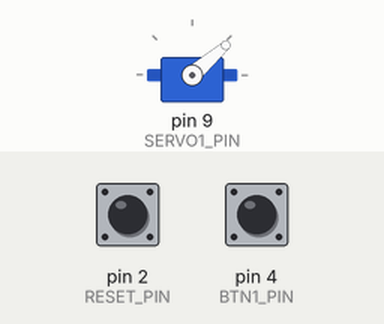
A sketch run on a simulated Arduino Uno, built with avr-gcc and run on an emulated ATmega328P. Parts: servo. The inputs (shaded band) are chosen by the test bench; at power-on: pin 2 (RESET_PIN) LOW, pin 4 (BTN1_PIN) LOW.

Above: at 2.05 s.
At 4.0 s:
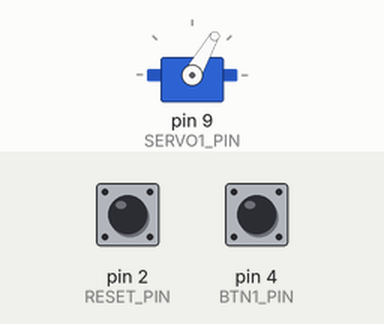
At 8.9 s:
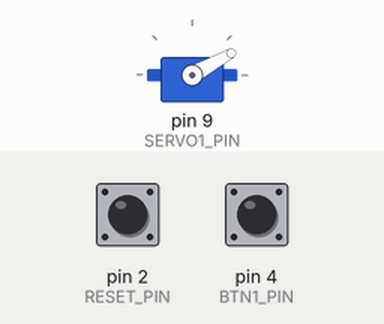
Timing chart, 0 to 12.4 s (numbered marks = the images above):
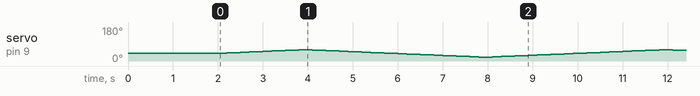

The sketch:

RandomizerGame.ino
```cpp
//Pins
#define SERVO1_PIN 9
#define RESET_PIN 2
#define BTN1_PIN 4

#define MIN_DLY 10
#define SPD_DLY 100

//Servo
#define START_ANGLE 40
#define MAX_ROTATE 20
#define MIN_ANGLE START_ANGLE-MAX_ROTATE
#define MAX_ANGLE START_ANGLE+MAX_ROTATE
#define TURN_DELAY 10
#define CW 0
#define CCW 1

#include<Servo.h>


Servo servo1;
int servoLoc = START_ANGLE;
int stepSize = 1;
int speedDelay = 100;

void reset();
void rotate(int);
int checkBtn(int);

void setup() {

  servo1.write(servoLoc);

  delay(1000);
  servo1.attach(SERVO1_PIN);
  delay(1000);
  reset();

  //servoLoc = servo1.read();

  //setup buttons
  pinMode(RESET_PIN, INPUT);
  pinMode(BTN1_PIN, INPUT);
}

void loop() {
  /*
  reset();
  delay(1000);
  scroll();
  delay(1000);
  */
  /*
  servo1.write(MIN_ANGLE);
  //rotate(0);
  delay(1000);
  servo1.write(MAX_ANGLE);
  //rotate(20);
  delay(1000);
  */

  static int state = 1;

  static int btnState[2] = {0,0};
  //states 0=stationary at start, 1=back and forth

  btnState[0] = checkBtn(0);

  //when btn1 is pressed cycle speeds
  btnState[1] = checkBtn(1);

  //when btn0 is pressed switch states
  if(btnState[0]==1){
    state = (state+1)%2;
  }
  switch(state){
    case 0:
      reset();
      break;
    case 1:
      scroll();
      break;
  }


}


int checkBtn (int btnNum){
  const int btns[2] = {RESET_PIN,BTN1_PIN};
 return digitalRead(btns[btnNum]);
}

//provides stepwise rotation to a desired location
void rotate(int dir){
  //adding is CW, subtract is CCW
  if(dir==CW && servoLoc <MAX_ANGLE){
    servo1.write(servoLoc+=stepSize);
    delay(speedDelay);

  }
  else if(dir == CCW && servoLoc > MIN_ANGLE){
    servo1.write(servoLoc-=stepSize);
    delay(speedDelay);
  }
  //read pos at end for checking
   //servoLoc=servo1.read();
}

//get to start
void reset(){
  int tempStep = stepSize;
  stepSize=1;
  while(servoLoc != START_ANGLE){

    if(servoLoc>START_ANGLE){
      rotate(CCW);
    }
    else if(servoLoc<START_ANGLE){
      rotate(CW);
    }
  }
  stepSize = tempStep;
 // servoLoc = servo1.read();

}

void scroll(){
  //wherever you start rotate CW until max angle
  static int dir = CW;
  while(servoLoc<START_ANGLE+MAX_ROTATE){
    rotate(CW);
  }
  //then go back to min angle
  while(servoLoc>START_ANGLE-MAX_ROTATE){
    rotate(CCW);
  }
  //then return to start
  while(servoLoc<START_ANGLE){
    rotate(CW);
  }

}
```
